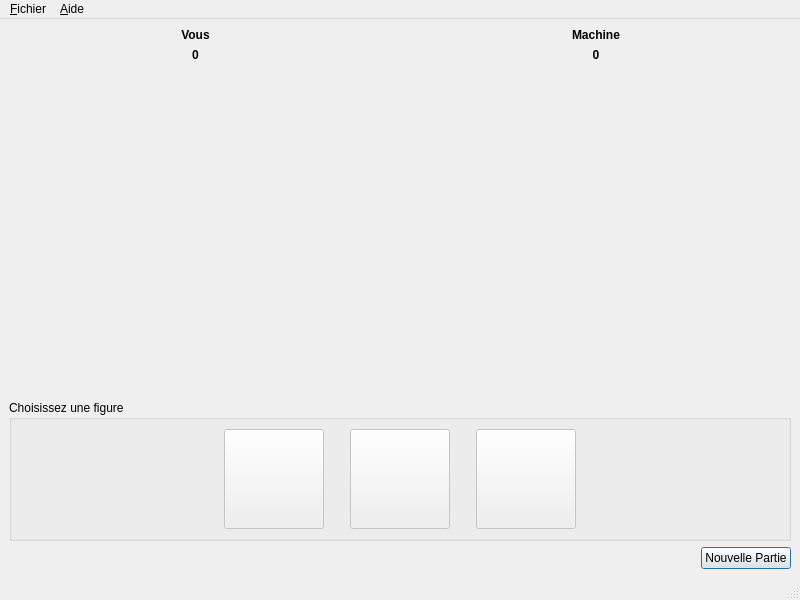
<?xml version="1.0" encoding="UTF-8"?>
<ui version="4.0">
 <class>chifoumi</class>
 <widget class="QMainWindow" name="chifoumi">
  <property name="geometry">
   <rect>
    <x>0</x>
    <y>0</y>
    <width>800</width>
    <height>600</height>
   </rect>
  </property>
  <property name="windowTitle">
   <string>chifoumi</string>
  </property>
  <widget class="QWidget" name="centralwidget">
   <layout class="QHBoxLayout" name="horizontalLayout_3">
    <item>
     <layout class="QVBoxLayout" name="verticalLayout">
      <item>
       <layout class="QGridLayout" name="gridLayout">
        <item row="2" column="3">
         <widget class="QLabel" name="logoVersus">
          <property name="text">
           <string/>
          </property>
          <property name="pixmap">
           <pixmap resource="Resources.qrc">:/Chifoumi/versus_70.png</pixmap>
          </property>
          <property name="alignment">
           <set>Qt::AlignCenter</set>
          </property>
         </widget>
        </item>
        <item row="2" column="5">
         <widget class="QLabel" name="coupMachine">
          <property name="text">
           <string/>
          </property>
          <property name="pixmap">
           <pixmap resource="Resources.qrc">:/Chifoumi/rien_115.png</pixmap>
          </property>
          <property name="alignment">
           <set>Qt::AlignCenter</set>
          </property>
         </widget>
        </item>
        <item row="2" column="0">
         <spacer name="horizontalSpacer_6">
          <property name="orientation">
           <enum>Qt::Horizontal</enum>
          </property>
          <property name="sizeHint" stdset="0">
           <size>
            <width>40</width>
            <height>20</height>
           </size>
          </property>
         </spacer>
        </item>
        <item row="2" column="4">
         <spacer name="horizontalSpacer_5">
          <property name="orientation">
           <enum>Qt::Horizontal</enum>
          </property>
          <property name="sizeHint" stdset="0">
           <size>
            <width>40</width>
            <height>20</height>
           </size>
          </property>
         </spacer>
        </item>
        <item row="1" column="1">
         <widget class="QLabel" name="scoreJoueur">
          <property name="font">
           <font>
            <weight>75</weight>
            <bold>true</bold>
           </font>
          </property>
          <property name="text">
           <string>0</string>
          </property>
          <property name="alignment">
           <set>Qt::AlignCenter</set>
          </property>
         </widget>
        </item>
        <item row="2" column="2">
         <spacer name="horizontalSpacer_4">
          <property name="orientation">
           <enum>Qt::Horizontal</enum>
          </property>
          <property name="sizeHint" stdset="0">
           <size>
            <width>40</width>
            <height>20</height>
           </size>
          </property>
         </spacer>
        </item>
        <item row="2" column="1">
         <widget class="QLabel" name="coupJoueur">
          <property name="text">
           <string/>
          </property>
          <property name="pixmap">
           <pixmap resource="Resources.qrc">:/Chifoumi/rien_115.png</pixmap>
          </property>
          <property name="alignment">
           <set>Qt::AlignCenter</set>
          </property>
         </widget>
        </item>
        <item row="0" column="1">
         <widget class="QLabel" name="LJoueur">
          <property name="font">
           <font>
            <weight>75</weight>
            <bold>true</bold>
           </font>
          </property>
          <property name="text">
           <string>Vous</string>
          </property>
          <property name="alignment">
           <set>Qt::AlignCenter</set>
          </property>
         </widget>
        </item>
        <item row="0" column="5">
         <widget class="QLabel" name="Machine">
          <property name="font">
           <font>
            <weight>75</weight>
            <bold>true</bold>
           </font>
          </property>
          <property name="text">
           <string>Machine</string>
          </property>
          <property name="alignment">
           <set>Qt::AlignCenter</set>
          </property>
         </widget>
        </item>
        <item row="1" column="5">
         <widget class="QLabel" name="scoreMachine">
          <property name="font">
           <font>
            <weight>75</weight>
            <bold>true</bold>
           </font>
          </property>
          <property name="text">
           <string>0</string>
          </property>
          <property name="alignment">
           <set>Qt::AlignCenter</set>
          </property>
         </widget>
        </item>
        <item row="2" column="6">
         <spacer name="horizontalSpacer_7">
          <property name="orientation">
           <enum>Qt::Horizontal</enum>
          </property>
          <property name="sizeHint" stdset="0">
           <size>
            <width>40</width>
            <height>20</height>
           </size>
          </property>
         </spacer>
        </item>
       </layout>
      </item>
      <item>
       <spacer name="verticalSpacer">
        <property name="orientation">
         <enum>Qt::Vertical</enum>
        </property>
        <property name="sizeHint" stdset="0">
         <size>
          <width>20</width>
          <height>40</height>
         </size>
        </property>
       </spacer>
      </item>
      <item>
       <widget class="QGroupBox" name="groupBox">
        <property name="title">
         <string>Choisissez une figure</string>
        </property>
        <layout class="QHBoxLayout" name="horizontalLayout_4">
         <item>
          <spacer name="horizontalSpacer_2">
           <property name="orientation">
            <enum>Qt::Horizontal</enum>
           </property>
           <property name="sizeHint" stdset="0">
            <size>
             <width>40</width>
             <height>20</height>
            </size>
           </property>
          </spacer>
         </item>
         <item>
          <widget class="QPushButton" name="bCiseau">
           <property name="enabled">
            <bool>false</bool>
           </property>
           <property name="minimumSize">
            <size>
             <width>100</width>
             <height>100</height>
            </size>
           </property>
           <property name="maximumSize">
            <size>
             <width>100</width>
             <height>100</height>
            </size>
           </property>
           <property name="font">
            <font>
             <kerning>false</kerning>
            </font>
           </property>
           <property name="text">
            <string/>
           </property>
           <property name="icon">
            <iconset resource="Resources.qrc">
             <normaloff>:/Chifoumi/ciseau_115.png</normaloff>:/Chifoumi/ciseau_115.png</iconset>
           </property>
           <property name="iconSize">
            <size>
             <width>100</width>
             <height>100</height>
            </size>
           </property>
          </widget>
         </item>
         <item>
          <spacer name="horizontalSpacer_8">
           <property name="orientation">
            <enum>Qt::Horizontal</enum>
           </property>
           <property name="sizeType">
            <enum>QSizePolicy::Fixed</enum>
           </property>
           <property name="sizeHint" stdset="0">
            <size>
             <width>20</width>
             <height>20</height>
            </size>
           </property>
          </spacer>
         </item>
         <item>
          <widget class="QPushButton" name="bPierre">
           <property name="enabled">
            <bool>false</bool>
           </property>
           <property name="minimumSize">
            <size>
             <width>100</width>
             <height>100</height>
            </size>
           </property>
           <property name="maximumSize">
            <size>
             <width>100</width>
             <height>100</height>
            </size>
           </property>
           <property name="text">
            <string/>
           </property>
           <property name="icon">
            <iconset resource="Resources.qrc">
             <normaloff>:/Chifoumi/pierre_115.png</normaloff>:/Chifoumi/pierre_115.png</iconset>
           </property>
           <property name="iconSize">
            <size>
             <width>100</width>
             <height>100</height>
            </size>
           </property>
          </widget>
         </item>
         <item>
          <spacer name="horizontalSpacer_9">
           <property name="orientation">
            <enum>Qt::Horizontal</enum>
           </property>
           <property name="sizeType">
            <enum>QSizePolicy::Fixed</enum>
           </property>
           <property name="sizeHint" stdset="0">
            <size>
             <width>20</width>
             <height>20</height>
            </size>
           </property>
          </spacer>
         </item>
         <item>
          <widget class="QPushButton" name="bPapier">
           <property name="enabled">
            <bool>false</bool>
           </property>
           <property name="minimumSize">
            <size>
             <width>100</width>
             <height>100</height>
            </size>
           </property>
           <property name="maximumSize">
            <size>
             <width>100</width>
             <height>100</height>
            </size>
           </property>
           <property name="text">
            <string/>
           </property>
           <property name="icon">
            <iconset resource="Resources.qrc">
             <normaloff>:/Chifoumi/papier_115.png</normaloff>:/Chifoumi/papier_115.png</iconset>
           </property>
           <property name="iconSize">
            <size>
             <width>100</width>
             <height>100</height>
            </size>
           </property>
          </widget>
         </item>
         <item>
          <spacer name="horizontalSpacer_3">
           <property name="orientation">
            <enum>Qt::Horizontal</enum>
           </property>
           <property name="sizeHint" stdset="0">
            <size>
             <width>40</width>
             <height>20</height>
            </size>
           </property>
          </spacer>
         </item>
        </layout>
       </widget>
      </item>
      <item>
       <layout class="QHBoxLayout" name="horizontalLayout_2">
        <item>
         <spacer name="horizontalSpacer">
          <property name="orientation">
           <enum>Qt::Horizontal</enum>
          </property>
          <property name="sizeHint" stdset="0">
           <size>
            <width>40</width>
            <height>20</height>
           </size>
          </property>
         </spacer>
        </item>
        <item>
         <widget class="QPushButton" name="bNPartie">
          <property name="text">
           <string>Nouvelle Partie</string>
          </property>
          <property name="autoDefault">
           <bool>true</bool>
          </property>
          <property name="default">
           <bool>true</bool>
          </property>
         </widget>
        </item>
       </layout>
      </item>
     </layout>
    </item>
   </layout>
  </widget>
  <widget class="QMenuBar" name="menubar">
   <property name="geometry">
    <rect>
     <x>0</x>
     <y>0</y>
     <width>800</width>
     <height>21</height>
    </rect>
   </property>
   <widget class="QMenu" name="menuFichier">
    <property name="title">
     <string>&amp;Fichier</string>
    </property>
    <addaction name="actionQuitter"/>
   </widget>
   <widget class="QMenu" name="menu_Aide">
    <property name="title">
     <string>&amp;Aide</string>
    </property>
    <addaction name="actionAide"/>
   </widget>
   <addaction name="menuFichier"/>
   <addaction name="menu_Aide"/>
  </widget>
  <widget class="QStatusBar" name="statusbar"/>
  <action name="actionQuitter">
   <property name="text">
    <string>&amp;Quitter</string>
   </property>
   <property name="shortcut">
    <string>Alt+F3</string>
   </property>
  </action>
  <action name="actionAide">
   <property name="text">
    <string>&amp;A propos de cette application</string>
   </property>
   <property name="shortcut">
    <string>F1</string>
   </property>
  </action>
 </widget>
 <resources>
  <include location="Resources.qrc"/>
 </resources>
 <connections/>
</ui>
